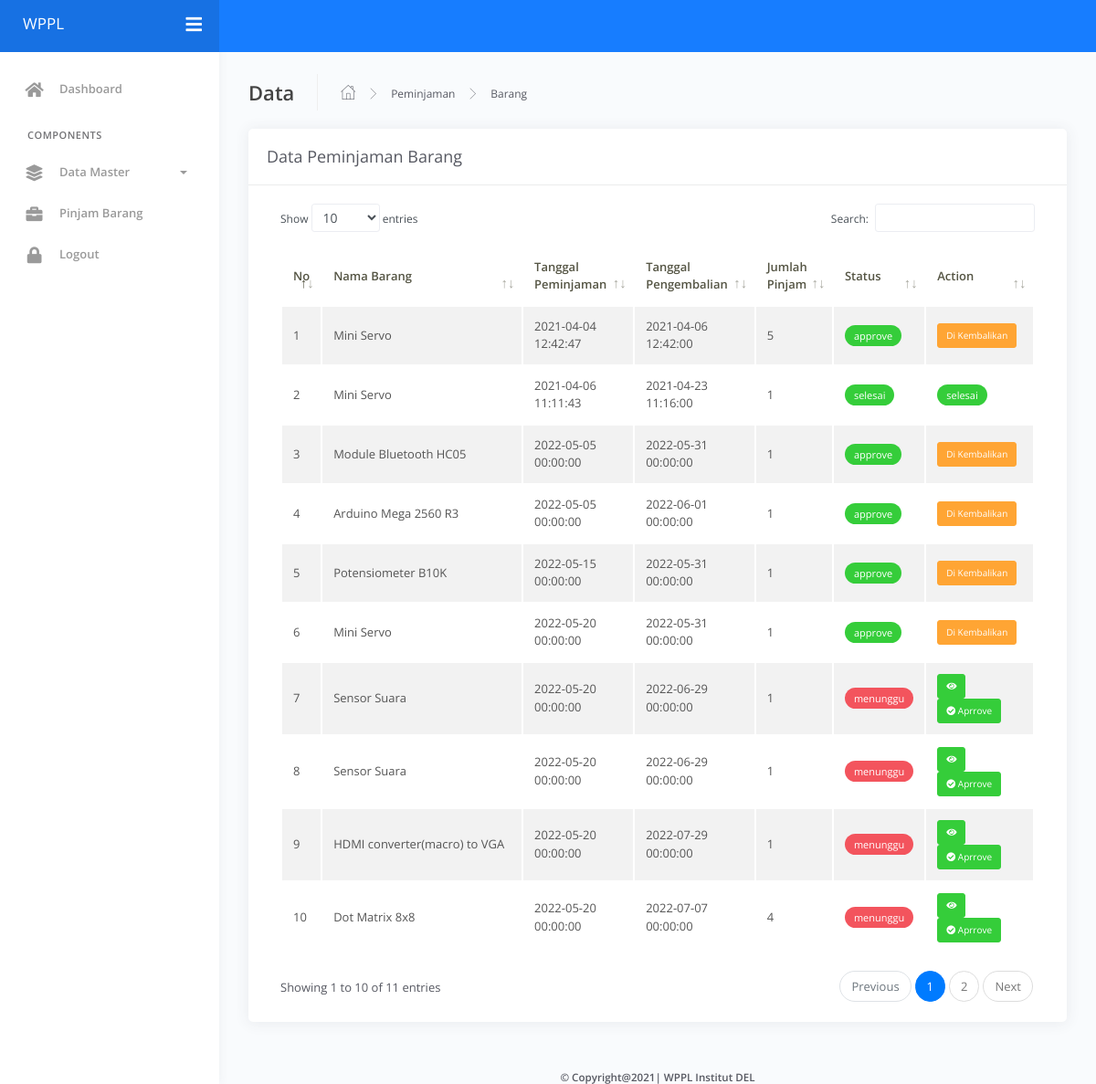
The page /admin/index.php?view=datapinjambarang on the database its author committed.
### tables this page shows
CREATE TABLE `pinjambarang` (
  `id` int(11) NOT NULL,
  `id_barang` int(11) DEFAULT NULL,
  `id_user` int(11) DEFAULT NULL,
  `qty` int(11) DEFAULT NULL,
  `tgl_mulai` datetime DEFAULT NULL,
  `tgl_selesai` datetime DEFAULT NULL,
  `lokasi_barang` text DEFAULT NULL,
  `status` varchar(15) DEFAULT NULL
);

CREATE TABLE `barang` (
  `id` int(11) NOT NULL,
  `nama_barang` varchar(255) DEFAULT NULL,
  `stok` int(11) DEFAULT NULL,
  `deskripsi` text DEFAULT NULL,
  `foto` varchar(255) DEFAULT NULL
);

### admin/peminjaman/datapinjambarang.php (the view, shortened to what this page needs)
<div class="main-panel">
	<div class="content">
		<div class="page-inner">
			<div class="page-header">
				<h4 class="page-title">Data</h4>
				<ul class="breadcrumbs">
					<li class="nav-home">
						<a href="#">
							<i class="flaticon-home"></i>
						</a>
					</li>
					<li class="separator">
						<i class="flaticon-right-arrow"></i>
					</li>
					<li class="nav-item">
						<a href="#">Peminjaman</a>
					</li>
					<li class="separator">
						<i class="flaticon-right-arrow"></i>
					</li>
					<li class="nav-item">
						<a href="#">Barang</a>
					</li>
				</ul>
			</div>
			<div class="row">
				<div class="col-md-12">
					<div class="card">
						<div class="card-header">
							<div class="d-flex align-items-center">
								<h4 class="card-title">Data Peminjaman Barang</h4>
							</div>
						</div>
						<div class="card-body">
							<div class="table-responsive">
								<table id="add-row" class="display table table-striped table-hover">
									<thead>
										<tr>
											<th>No</th>
											<th>Nama Barang</th>
											<th>Tanggal Peminjaman</th>
											<th>Tanggal Pengembalian</th>
											<th>Jumlah Pinjam</th>
											<th>Status</th>
											<th>Action</th>
										</tr>
									</thead>
									<tbody>
										<?php
										$no = 1;
										$query = mysqli_query($conn, 'SELECT pinjambarang.id, pinjambarang.id_barang, pinjambarang.id_user, pinjambarang.tgl_mulai, pinjambarang.tgl_selesai, pinjambarang.qty, pinjambarang.lokasi_barang, pinjambarang.status, barang.nama_barang from pinjambarang inner join barang on barang.id=pinjambarang.id_barang inner join user on user.id=pinjambarang.id_user');
										while ($pinjambarang = mysqli_fetch_array($query)) {
										?>
											<tr>
												<td><?php echo $no++ ?></td>
												<td><?php echo $pinjambarang['nama_barang'] ?></td>
												<td><?php echo $pinjambarang['tgl_mulai'] ?></td>
												<td><?php echo $pinjambarang['tgl_selesai'] ?></td>
												<td><?php echo $pinjambarang['qty'] ?></td>
												<td>
													<?php if ($pinjambarang['status'] == 'menunggu') { ?>
														<div class="badge badge-danger"><?php echo $pinjambarang['status'] ?></div>
													<?php } else { ?>
														<div class="badge badge-success"><?php echo $pinjambarang['status'] ?></div>
													<?php } ?>
												</td>
												<td>
													<?php if ($pinjambarang['status'] == 'menunggu') { ?>
														<a href="?view=detailpinjambarang&id=<?php echo $pinjambarang['id'] ?>" title="Detail" class="btn btn-xs btn-success"><i class="fa fa-eye"></i></a>
														<a href="#modalApprovePinjamBarang<?php echo $pinjambarang['id'] ?>" data-toggle="modal" title="Batal Pinjam" class="btn btn-xs btn-success"><i class="fa fa-check-circle"></i> Aprrove</a>
														<?php }elseif($pinjambarang['status'] == 'approve') { ?>
														<a href="#modalKembalikanPinjamBarang<?php echo $pinjambarang['id'] ?>" data-toggle="modal" title="Kembalikan" class="btn btn-xs btn-warning"><i class="fa fa-warning"></i>Di Kembalikan</a>
													<?php } else { ?>
														<div class="badge badge-success"><?php echo $pinjambarang['status'] ?></div>
													<?php } ?>
												</td>
											</tr>
										<?php } ?>
									</tbody>
								</table>
							</div>
						</div>
					</div>
				</div>
			</div>
		</div>
	</div>
	<center><h6><b>&copy; Copyright@2021| WPPL Institut DEL</b></h6></center>
</div>

### rows shown on the page
pinjambarang: id_barang.nama_barang "Mini Servo", tgl_mulai "2021-04-04 12:42:47", tgl_selesai "2021-04-06 12:42:00", qty "5", status "approve"
pinjambarang: id_barang.nama_barang "Mini Servo", tgl_mulai "2021-04-06 11:11:43", tgl_selesai "2021-04-23 11:16:00", qty "1", status "selesai"
pinjambarang: id_barang.nama_barang "Module Bluetooth HC05", tgl_mulai "2022-05-05 00:00:00", tgl_selesai "2022-05-31 00:00:00", qty "1", status "approve"
pinjambarang: id_barang.nama_barang "Arduino Mega 2560 R3", tgl_mulai "2022-05-05 00:00:00", tgl_selesai "2022-06-01 00:00:00", qty "1", status "approve"
pinjambarang: id_barang.nama_barang "Potensiometer B10K", tgl_mulai "2022-05-15 00:00:00", tgl_selesai "2022-05-31 00:00:00", qty "1", status "approve"
pinjambarang: id_barang.nama_barang "Mini Servo", tgl_mulai "2022-05-20 00:00:00", tgl_selesai "2022-05-31 00:00:00", qty "1", status "approve"
pinjambarang: id_barang.nama_barang "Sensor Suara", tgl_mulai "2022-05-20 00:00:00", tgl_selesai "2022-06-29 00:00:00", qty "1", status "menunggu"
pinjambarang: id_barang.nama_barang "Sensor Suara", tgl_mulai "2022-05-20 00:00:00", tgl_selesai "2022-06-29 00:00:00", qty "1", status "menunggu"
pinjambarang: id_barang.nama_barang "HDMI converter(macro) to VGA", tgl_mulai "2022-05-20 00:00:00", tgl_selesai "2022-07-29 00:00:00", qty "1", status "menunggu"
pinjambarang: id_barang.nama_barang "Dot Matrix 8x8", tgl_mulai "2022-05-20 00:00:00", tgl_selesai "2022-07-07 00:00:00", qty "4", status "menunggu"
